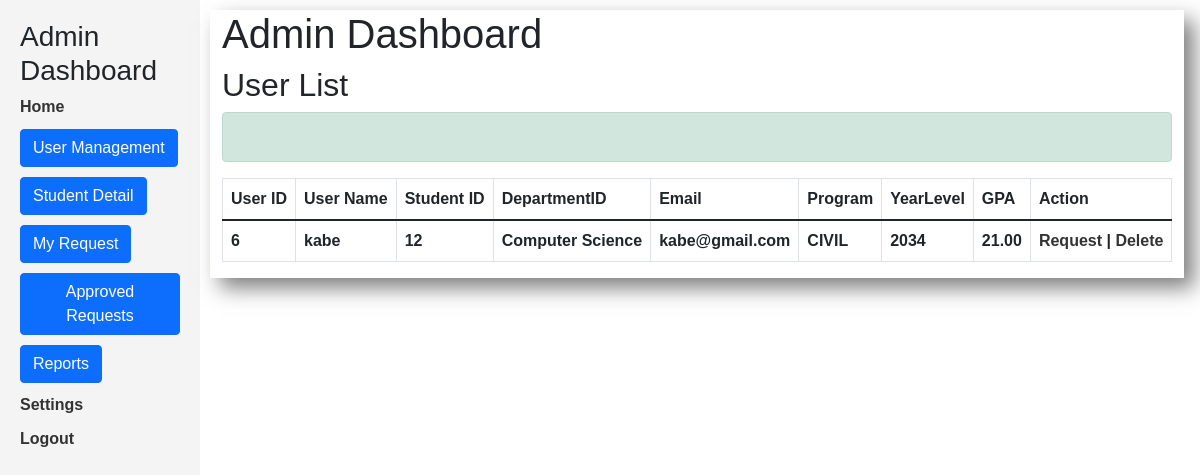
The page /pages/student_dashboard/request.php (signed in) on the database its author committed.
### tables this page shows
CREATE TABLE `students_tbl` (
  `StudentID` int(11) NOT NULL,
  `UserID` int(11) NOT NULL,
  `DepartmentID` int(255) NOT NULL,
  `Program` varchar(100) DEFAULT NULL,
  `YearLevel` varchar(20) DEFAULT NULL,
  `GPA` decimal(4,2) DEFAULT NULL
);

CREATE TABLE `users_tbl` (
  `UserID` int(11) NOT NULL,
  `UserName` varchar(100) DEFAULT NULL,
  `FirstName` varchar(100) DEFAULT NULL,
  `LastName` varchar(100) DEFAULT NULL,
  `PhoneNumber` varchar(20) DEFAULT NULL,
  `Email` varchar(255) DEFAULT NULL,
  `Passwords` varchar(255) DEFAULT NULL,
  `Roles` varchar(50) DEFAULT NULL
);

CREATE TABLE `departments_tbl` (
  `DepartmentID` int(11) NOT NULL,
  `DepartmentName` varchar(100) DEFAULT NULL
);

### pages/student_dashboard/request.php (the view, shortened to what this page needs)
<?php
require 'index.php';
$user_id = $_SESSION['user_id'];
?>
<div class="jumbotron">
    <div class="content"  style="align-content: space-between;
         justify-content: flex-end; ">
        <div class="container"
             style="align-content: center;
             justify-content: flex-end;
             box-shadow: 10px 10px 20px 0px rgba(0, 0, 0, 0.5);">
            <h1>Admin Dashboard</h1>
            <div id="user_list">
                <h2>User List</h2>
                <div class="alert alert-success forms" role="alert">
                </div>
                <table class="table table-bordered" border='1'>
                    <thead>
                        <tr>
                            <th>User ID</th>
                            <th>User Name</th>
                            <th>Student ID</th>
                            <th>DepartmentID</th>
                            <th>Email</th>
                            <th>Program	</th>
                            <th>YearLevel</th>
                            <th>GPA</th>
                            <th>Action</th>
                        </tr>
                    <thead>
                    <tbody>
                        <?php
                        include '../../includes/db_connection.php';
                        $sql = "SELECT users_tbl.UserID, users_tbl.UserName, users_tbl.Email, " .
                                "students_tbl.StudentID, students_tbl.DepartmentID, " .
                                "students_tbl.Program, students_tbl.YearLevel, " .
                                "students_tbl.GPA, departments_tbl.DepartmentName " .
                                "FROM users_tbl, students_tbl, departments_tbl " .
                                "WHERE students_tbl.UserID = users_tbl.UserID " .
                                "AND students_tbl.DepartmentID = departments_tbl.DepartmentID " .
                                "AND users_tbl.UserID = '$user_id'";
                        $result = $conn->query($sql);
                        while ($row = mysqli_fetch_assoc($result)) {
                            echo "<tr>";
                            echo "<td>" . $row["UserID"] . "</td>";
                            echo "<td>" . $row["UserName"] . "</td>";
                            echo "<td>" . $row["StudentID"] . "</td>";
                            echo "<td>" . $row["DepartmentName"] . "</td>";
                            echo "<td>" . $row["Email"] . "</td>";
                            echo "<td>" . $row["Program"] . "</td>";
                            echo "<td>" . $row["YearLevel"] . "</td>";
                            echo "<td>" . $row["GPA"] . "</td>";
                            echo "<td><a href='requesting.php?id=" . $row["UserID"] . "'>Request</a> | <a href='delete_user.php?id=" . $row["UserID"] . "'>Delete</a></td>";
                            echo "</tr>";
                        }
                        ?>
                    </tbody>
                </table>
            </div>
        </div>
    </div>
</div>

### pages/css/style.css (style rules this page uses)
* { padding: 0; margin: 0; box-sizing: border-box; }
body { min-height: 10vh; background-size: cover; background-repeat: no-repeat; background-position: center; font-family: 'Gill Sans', 'Gill Sans MT', Calibri, 'Trebuchet MS', sans-serif; font-weight: bold; }
a { text-decoration: none; color: #333; }
.content { display: block; height: 100vh; padding: 10px; }

### rows shown on the page
students_tbl: UserID.UserID "6", UserID.UserName "kabe", StudentID "12", DepartmentID.DepartmentName "Computer Science", UserID.Email "kabe@gmail.com", Program "CIVIL", YearLevel "2034", GPA "21.00"
